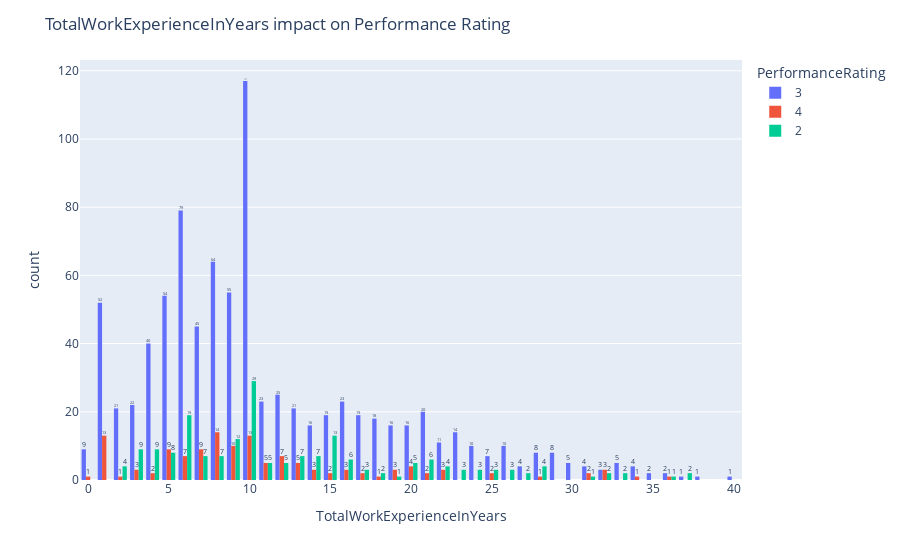
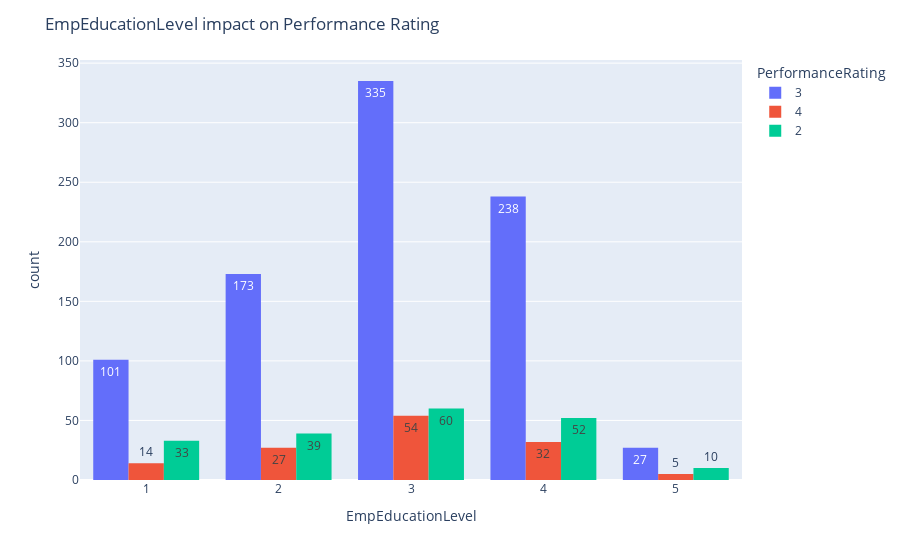
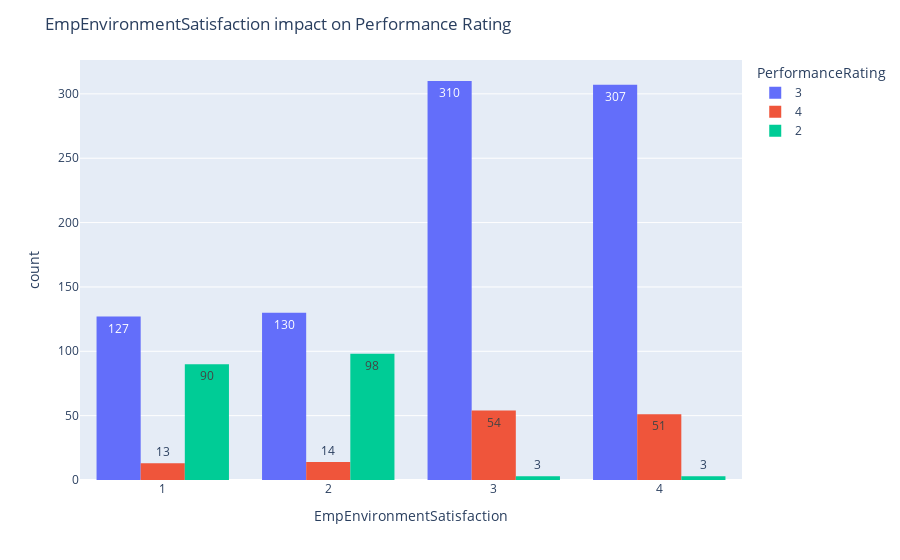
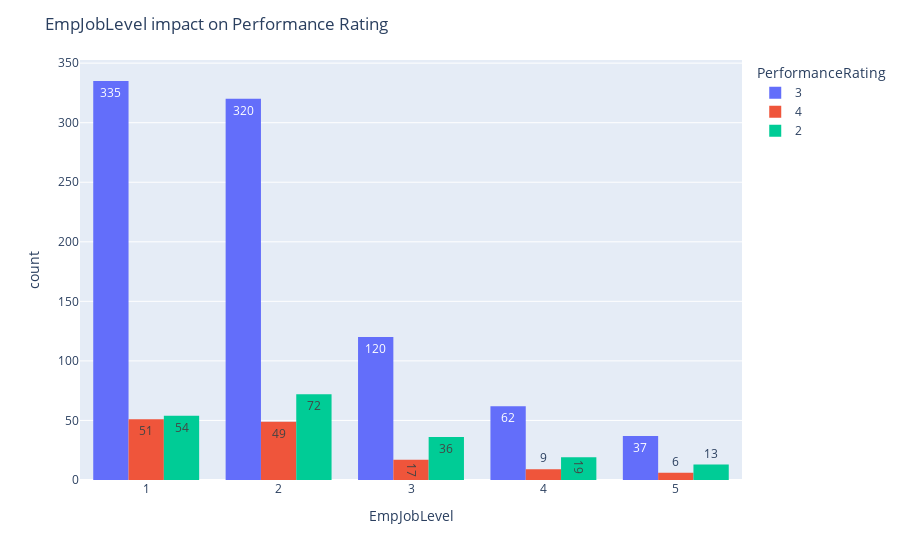

Notebook cell for these charts, in order:
### Code cell
## Important Discrete Columns with Performance Rating

imp_col = ['TotalWorkExperienceInYears','EmpEducationLevel','EmpEnvironmentSatisfaction','EmpJobLevel','EmpJobSatisfaction','EmpLastSalaryHikePercent',
          'EmpRelationshipSatisfaction','EmpWorkLifeBalance','YearsSinceLastPromotion','YearsWithCurrManager']

for col in imp_col:
    fig = px.histogram(df,x=col,color='PerformanceRating',barmode='group',text_auto=True)
    fig.update_layout(title=f"{col} impact on Performance Rating",legend_title='PerformanceRating', bargap=0.2)
    fig.show()

### Figure 1 — Plotly figure (JSON) as saved in the notebook; plotly's stock layout.template omitted (floating-point values rounded to 4 significant figures; data arrays with more than 128 entries replaced by an {"elided": "..."} marker saying what was removed)
{"data": [{"alignmentgroup": "True", "bingroup": "x", "hovertemplate": "PerformanceRating=3<br>TotalWorkExperienceInYears=%{x}<br>count=%{y}<extra></extra>", "legendgroup": "3", "marker": {"color": "#636efa", "pattern": {"shape": ""}}, "name": "3", "offsetgroup": "3", "orientation": "v", "showlegend": true, "texttemplate": "%{value}", "type": "histogram", "x": {"elided": "874 int values"}, "xaxis": "x", "yaxis": "y"}, {"alignmentgroup": "True", "bingroup": "x", "hovertemplate": "PerformanceRating=4<br>TotalWorkExperienceInYears=%{x}<br>count=%{y}<extra></extra>", "legendgroup": "4", "marker": {"color": "#EF553B", "pattern": {"shape": ""}}, "name": "4", "offsetgroup": "4", "orientation": "v", "showlegend": true, "texttemplate": "%{value}", "type": "histogram", "x": {"elided": "132 int values"}, "xaxis": "x", "yaxis": "y"}, {"alignmentgroup": "True", "bingroup": "x", "hovertemplate": "PerformanceRating=2<br>TotalWorkExperienceInYears=%{x}<br>count=%{y}<extra></extra>", "legendgroup": "2", "marker": {"color": "#00cc96", "pattern": {"shape": ""}}, "name": "2", "offsetgroup": "2", "orientation": "v", "showlegend": true, "texttemplate": "%{value}", "type": "histogram", "x": {"elided": "194 int values"}, "xaxis": "x", "yaxis": "y"}], "layout": {"autosize": true, "bargap": 0.2, "barmode": "group", "legend": {"title": {"text": "PerformanceRating"}, "tracegroupgap": 0}, "margin": {"t": 60}, "title": {"text": "TotalWorkExperienceInYears impact on Performance Rating"}, "xaxis": {"anchor": "y", "autorange": true, "domain": [0, 1], "range": [-0.5, 40.5], "title": {"text": "TotalWorkExperienceInYears"}, "type": "linear"}, "yaxis": {"anchor": "x", "autorange": true, "domain": [0, 1], "range": [0, 123.2], "title": {"text": "count"}}}}

### Figure 2 — Plotly figure (JSON) as saved in the notebook; plotly's stock layout.template omitted (floating-point values rounded to 4 significant figures; data arrays with more than 128 entries replaced by an {"elided": "..."} marker saying what was removed)
{"data": [{"alignmentgroup": "True", "bingroup": "x", "hovertemplate": "PerformanceRating=3<br>EmpEducationLevel=%{x}<br>count=%{y}<extra></extra>", "legendgroup": "3", "marker": {"color": "#636efa", "pattern": {"shape": ""}}, "name": "3", "offsetgroup": "3", "orientation": "v", "showlegend": true, "texttemplate": "%{value}", "type": "histogram", "x": {"elided": "874 int values"}, "xaxis": "x", "yaxis": "y"}, {"alignmentgroup": "True", "bingroup": "x", "hovertemplate": "PerformanceRating=4<br>EmpEducationLevel=%{x}<br>count=%{y}<extra></extra>", "legendgroup": "4", "marker": {"color": "#EF553B", "pattern": {"shape": ""}}, "name": "4", "offsetgroup": "4", "orientation": "v", "showlegend": true, "texttemplate": "%{value}", "type": "histogram", "x": {"elided": "132 int values"}, "xaxis": "x", "yaxis": "y"}, {"alignmentgroup": "True", "bingroup": "x", "hovertemplate": "PerformanceRating=2<br>EmpEducationLevel=%{x}<br>count=%{y}<extra></extra>", "legendgroup": "2", "marker": {"color": "#00cc96", "pattern": {"shape": ""}}, "name": "2", "offsetgroup": "2", "orientation": "v", "showlegend": true, "texttemplate": "%{value}", "type": "histogram", "x": {"elided": "194 int values"}, "xaxis": "x", "yaxis": "y"}], "layout": {"autosize": true, "bargap": 0.2, "barmode": "group", "legend": {"title": {"text": "PerformanceRating"}, "tracegroupgap": 0}, "margin": {"t": 60}, "title": {"text": "EmpEducationLevel impact on Performance Rating"}, "xaxis": {"anchor": "y", "autorange": true, "domain": [0, 1], "range": [0.5, 5.5], "title": {"text": "EmpEducationLevel"}, "type": "linear"}, "yaxis": {"anchor": "x", "autorange": true, "domain": [0, 1], "range": [0, 352.6], "title": {"text": "count"}}}}

### Figure 3 — Plotly figure (JSON) as saved in the notebook; plotly's stock layout.template omitted (floating-point values rounded to 4 significant figures; data arrays with more than 128 entries replaced by an {"elided": "..."} marker saying what was removed)
{"data": [{"alignmentgroup": "True", "bingroup": "x", "hovertemplate": "PerformanceRating=3<br>EmpEnvironmentSatisfaction=%{x}<br>count=%{y}<extra></extra>", "legendgroup": "3", "marker": {"color": "#636efa", "pattern": {"shape": ""}}, "name": "3", "offsetgroup": "3", "orientation": "v", "showlegend": true, "texttemplate": "%{value}", "type": "histogram", "x": {"elided": "874 int values"}, "xaxis": "x", "yaxis": "y"}, {"alignmentgroup": "True", "bingroup": "x", "hovertemplate": "PerformanceRating=4<br>EmpEnvironmentSatisfaction=%{x}<br>count=%{y}<extra></extra>", "legendgroup": "4", "marker": {"color": "#EF553B", "pattern": {"shape": ""}}, "name": "4", "offsetgroup": "4", "orientation": "v", "showlegend": true, "texttemplate": "%{value}", "type": "histogram", "x": {"elided": "132 int values"}, "xaxis": "x", "yaxis": "y"}, {"alignmentgroup": "True", "bingroup": "x", "hovertemplate": "PerformanceRating=2<br>EmpEnvironmentSatisfaction=%{x}<br>count=%{y}<extra></extra>", "legendgroup": "2", "marker": {"color": "#00cc96", "pattern": {"shape": ""}}, "name": "2", "offsetgroup": "2", "orientation": "v", "showlegend": true, "texttemplate": "%{value}", "type": "histogram", "x": {"elided": "194 int values"}, "xaxis": "x", "yaxis": "y"}], "layout": {"autosize": true, "bargap": 0.2, "barmode": "group", "legend": {"title": {"text": "PerformanceRating"}, "tracegroupgap": 0}, "margin": {"t": 60}, "title": {"text": "EmpEnvironmentSatisfaction impact on Performance Rating"}, "xaxis": {"anchor": "y", "autorange": true, "domain": [0, 1], "range": [0.5, 4.5], "title": {"text": "EmpEnvironmentSatisfaction"}, "type": "linear"}, "yaxis": {"anchor": "x", "autorange": true, "domain": [0, 1], "range": [0, 326.3], "title": {"text": "count"}}}}

### Figure 4 — Plotly figure (JSON) as saved in the notebook; plotly's stock layout.template omitted (floating-point values rounded to 4 significant figures; data arrays with more than 128 entries replaced by an {"elided": "..."} marker saying what was removed)
{"data": [{"alignmentgroup": "True", "bingroup": "x", "hovertemplate": "PerformanceRating=3<br>EmpJobLevel=%{x}<br>count=%{y}<extra></extra>", "legendgroup": "3", "marker": {"color": "#636efa", "pattern": {"shape": ""}}, "name": "3", "offsetgroup": "3", "orientation": "v", "showlegend": true, "texttemplate": "%{value}", "type": "histogram", "x": {"elided": "874 int values"}, "xaxis": "x", "yaxis": "y"}, {"alignmentgroup": "True", "bingroup": "x", "hovertemplate": "PerformanceRating=4<br>EmpJobLevel=%{x}<br>count=%{y}<extra></extra>", "legendgroup": "4", "marker": {"color": "#EF553B", "pattern": {"shape": ""}}, "name": "4", "offsetgroup": "4", "orientation": "v", "showlegend": true, "texttemplate": "%{value}", "type": "histogram", "x": {"elided": "132 int values"}, "xaxis": "x", "yaxis": "y"}, {"alignmentgroup": "True", "bingroup": "x", "hovertemplate": "PerformanceRating=2<br>EmpJobLevel=%{x}<br>count=%{y}<extra></extra>", "legendgroup": "2", "marker": {"color": "#00cc96", "pattern": {"shape": ""}}, "name": "2", "offsetgroup": "2", "orientation": "v", "showlegend": true, "texttemplate": "%{value}", "type": "histogram", "x": {"elided": "194 int values"}, "xaxis": "x", "yaxis": "y"}], "layout": {"autosize": true, "bargap": 0.2, "barmode": "group", "legend": {"title": {"text": "PerformanceRating"}, "tracegroupgap": 0}, "margin": {"t": 60}, "title": {"text": "EmpJobLevel impact on Performance Rating"}, "xaxis": {"anchor": "y", "autorange": true, "domain": [0, 1], "range": [0.5, 5.5], "title": {"text": "EmpJobLevel"}, "type": "linear"}, "yaxis": {"anchor": "x", "autorange": true, "domain": [0, 1], "range": [0, 352.6], "title": {"text": "count"}}}}
